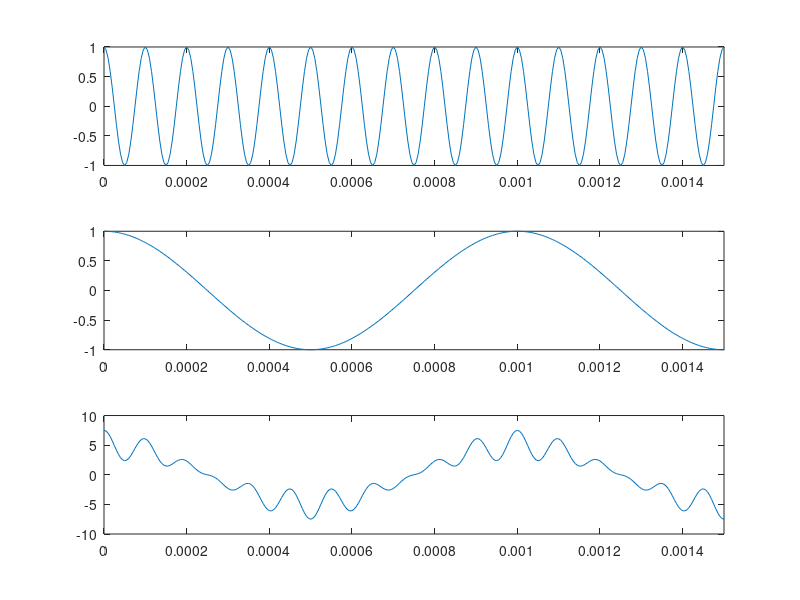
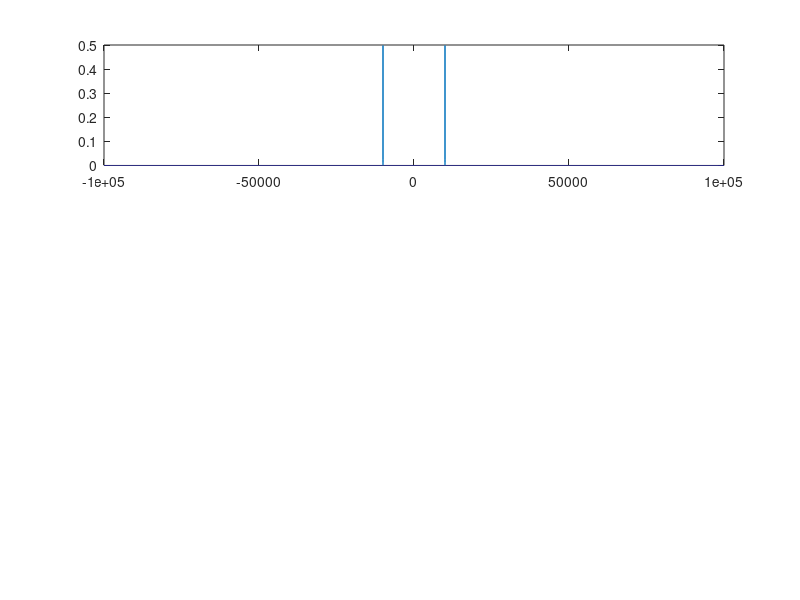

MATLAB code for these plots, in order: (Note: this script raises an error after producing the figures.)
# Aula realizada dia 06 de março de 2024
# Aluno: Gustavo Paulo

clear all; close all; clc;
pkg load signal;

fs = 2e5;
ts = 1/fs;

fc = 1e3;
A1 = 1;

fm = 10e3;
A2 = 1;

m = 0.5;
Ac = 1;
Ao = 5;

t = [0 : ts : 1];

m_t = cos(2*pi*fm*t);
c_t = Ac .* cos(2*pi*fc*t);
s_t = Ao .*(1 + (m*m_t)) .* c_t;

passo_f = 1;
f = [-fs/2 : passo_f : fs/2];

M_f = fftshift(fft(m_t) / length(m_t));
C_f = fftshift(fft(c_t) / length(c_t));
S_f = fftshift(fft(s_t) / length(s_t));

figure(1)
subplot(311)
plot(t, m_t)
xlim([0 15*(1/fm)])
subplot(312)
plot(t, c_t)
xlim([0 15*(1/fm)])
subplot(313)
plot(t, s_t)
xlim([0 15*(1/fm)])

figure(2)
subplot(311)
plot(f, abs(M_f))
suibplot(312)
